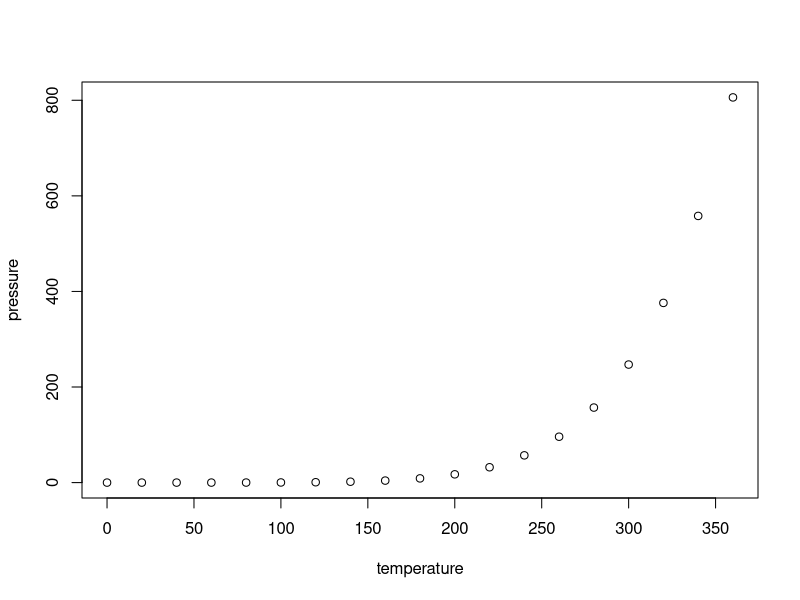
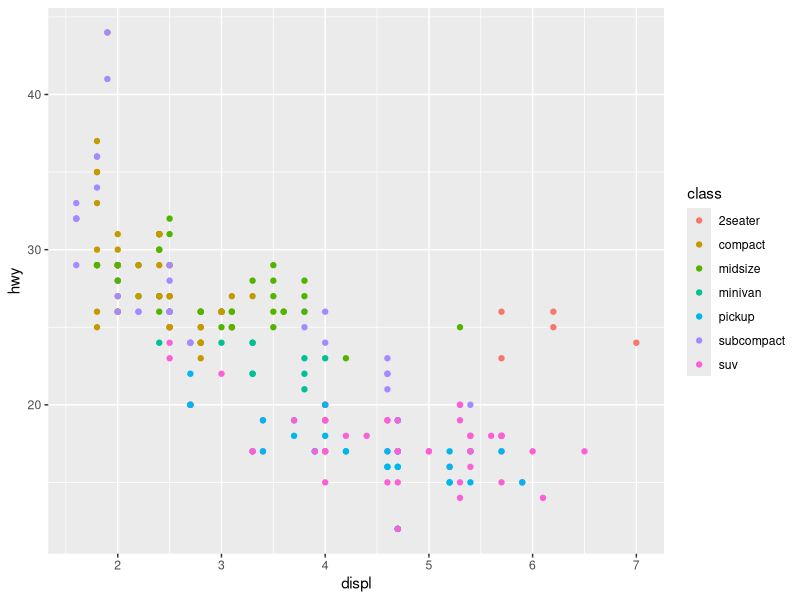

Source code (R) for these figures, in order:
## ---- chunk 1
knitr::opts_chunk$set(echo = TRUE)
## ---- chunk 2
summary(cars)
## ---- chunk 3
plot(pressure)
## ---- chunk 4
library(tidyverse)
ggplot(data = mpg) + 
  geom_point(mapping = aes(x = displ, y = hwy, color = class))
